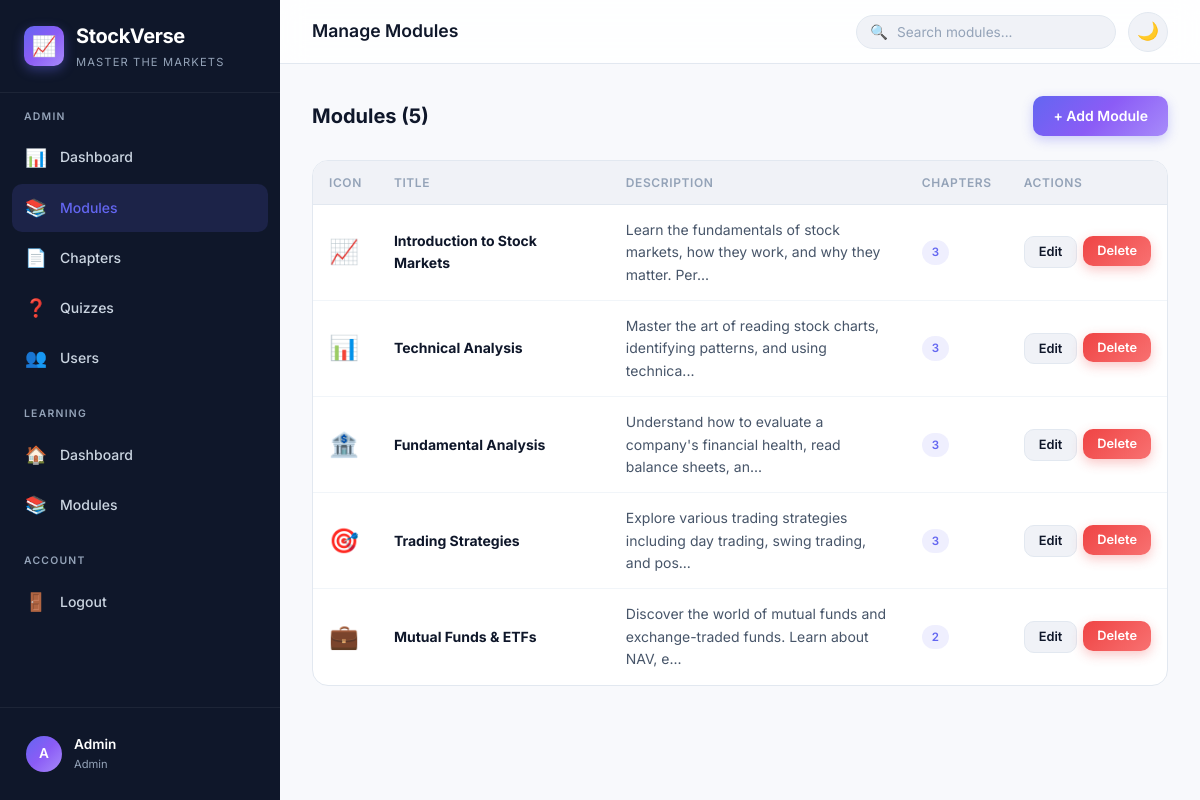
/admin/modules.php (signed in), run on the app's committed database.
### tables this page shows
CREATE TABLE IF NOT EXISTS modules (
    id INT AUTO_INCREMENT PRIMARY KEY,
    title VARCHAR(200) NOT NULL,
    description TEXT,
    icon VARCHAR(50) DEFAULT '📊',
    created_at TIMESTAMP DEFAULT CURRENT_TIMESTAMP
);

### includes/auth.php (called while the page is built, shortened)
<?php
function e(?string $value): string {
    return htmlspecialchars($value ?? '', ENT_QUOTES, 'UTF-8');
}

### admin/modules.php (the view, shortened to what this page needs)
<?php
require_once INCLUDES_PATH . '/auth.php';
$db = getDB();
$modules = $db->query('SELECT m.*, COUNT(c.id) as chapter_count FROM modules m LEFT JOIN chapters c ON c.module_id = m.id GROUP BY m.id ORDER BY m.id')->fetchAll();
require_once INCLUDES_PATH . '/header.php';
?>
<div class="section-header">
    <h2>Modules (<?= count($modules) ?>)</h2>
    <button class="btn btn-primary" data-modal-open="moduleModal" onclick="document.getElementById('moduleForm').reset();document.getElementById('moduleFormAction').value='create';document.getElementById('moduleFormId').value='';document.querySelector('#moduleModal .modal-header h3').textContent='Add Module'">
        + Add Module
    </button>
</div>
<?php if (empty($modules)): ?>
    <div class="empty-state">
        <div class="empty-icon">📚</div>
        <h3>No Modules Yet</h3>
        <p>Create your first learning module to get started.</p>
    </div>
<?php else: ?>
<div class="table-container animate-slide-up">
    <table class="data-table">
        <thead><tr><th>Icon</th><th>Title</th><th>Description</th><th>Chapters</th><th>Actions</th></tr></thead>
        <tbody>
            <?php foreach ($modules as $m): ?>
            <tr>
                <td style="font-size:1.5rem"><?= e($m['icon'] ?? '📊') ?></td>
                <td><strong><?= e($m['title']) ?></strong></td>
                <td style="color:var(--text-secondary);max-width:300px"><?= e(substr($m['description'] ?? '', 0, 80)) ?>...</td>
                <td><span class="badge badge-primary"><?= $m['chapter_count'] ?></span></td>
                <td>
                    <div class="actions">
                        <button class="btn btn-secondary btn-sm" onclick="editItem('moduleModal',{action:'update',id:'<?= $m['id'] ?>',title:'<?= e(addslashes($m['title'])) ?>',description:'<?= e(addslashes($m['description'] ?? '')) ?>',icon:'<?= e($m['icon'] ?? '📊') ?>'});document.querySelector('#moduleModal .modal-header h3').textContent='Edit Module'">Edit</button>
                        <form method="POST" style="display:inline" onsubmit="return confirm('Delete this module and all its chapters?')">
                            <button type="submit" class="btn btn-danger btn-sm">Delete</button>
                        </form>
                    </div>
                </td>
            </tr>
            <?php endforeach; ?>
        </tbody>
    </table>
</div>
<?php endif; ?>
<?php require_once INCLUDES_PATH . '/footer.php'; ?>

### assets/css/style.css (style rules this page uses)
:root { --bg-primary: #f8f9fc; --bg-secondary: #ffffff; --bg-tertiary: #f0f2f7; --bg-card: #ffffff; --bg-sidebar: #0f172a; --bg-sidebar-hover: #1e293b; --bg-sidebar-active: rgba(99,102,241,0.15); --text-primary: #0f172a; --text-secondary: #475569; --text-tertiary: #94a3b8; --text-sidebar: #cbd5e1; --text-sidebar-active: #fff; --text-link: #6366f1; --border-color: #e2e8f0; --border-light: #f1f5f9; --accent-primary: #6366f1; --accent-primary-hover: #5558e6; --accent-primary-light: rgba(99,102,241,0.1); --accent-secondary: #06b6d4; --accent-success: #10b981; --accent-success-light: rgba(16,185,129,0.1); --accent-warning: #f59e0b; --accent-warning-light: rgba(245,158,11,0.1); --accent-danger: #ef4444; --accent-danger-light: rgba(239,68,68,0.1); --gradient-primary: linear-gradient(135deg,#6366f1 0%,#8b5cf6 50%,#a78bfa 100%); --gradient-hero: linear-gradient(135deg,#0f172a 0%,#1e293b 50%,#334155 100%); --gradient-card-1: linear-gradient(135deg,#6366f1,#8b5cf6); --gradient-card-2: linear-gradient(135deg,#06b6d4,#22d3ee); --gradient-card-3: linear-gradient(135deg,#10b981,#34d399); --gradient-card-4: linear-gradient(135deg,#f59e0b,#fbbf24); --shadow-sm: 0 1px 2px rgba(0,0,0,0.04); --shadow-md: 0 4px 6px -1px rgba(0,0,0,0.07),0 2px 4px -2px rgba(0,0,0,0.05); --shadow-lg: 0 10px 15px -3px rgba(0,0,0,0.08),0 4px 6px -4px rgba(0,0,0,0.04); --shadow-xl: 0 20px 25px -5px rgba(0,0,0,0.08),0 8px 10px -6px rgba(0,0,0,0.04); --sidebar-width: 280px; --header-height: 64px; --radius-sm: 6px; --radius-md: 10px; --radius-lg: 16px; --radius-xl: 24px; --radius-full: 9999px; --transition-fast: 150ms ease; --transition-base: 250ms ease; --transition-slow: 350ms ease; }
*,*::before,*::after { margin:0;padding:0;box-sizing:border-box }
html { scroll-behavior:smooth;font-size:16px }
body { font-family:'Inter',-apple-system,system-ui,sans-serif;background:var(--bg-primary);color:var(--text-primary);line-height:1.6;-webkit-font-smoothing:antialiased;transition:background var(--transition-base),color var(--transition-base) }

### assets/css/components.css (style rules this page uses)
.section-header { display:flex;align-items:center;justify-content:space-between;margin-bottom:24px }
.section-header h2 { font-size:1.25rem;font-weight:700;color:var(--text-primary) }
.btn { display:inline-flex;align-items:center;justify-content:center;gap:8px;padding:10px 20px;border-radius:var(--radius-md);font-size:0.875rem;font-weight:600;font-family:'Inter',sans-serif;cursor:pointer;border:none;transition:all var(--transition-fast);text-decoration:none;line-height:1.4 }
.btn-primary { background:var(--gradient-primary);color:#fff;box-shadow:0 4px 12px rgba(99,102,241,0.3) }
.btn-secondary { background:var(--bg-tertiary);color:var(--text-primary);border:1px solid var(--border-color) }
.btn-danger { background:linear-gradient(135deg,#ef4444,#f87171);color:#fff;box-shadow:0 4px 12px rgba(239,68,68,0.3) }
.btn-sm { padding:6px 14px;font-size:0.8rem }
.table-container { background:var(--bg-card);border:1px solid var(--border-color);border-radius:var(--radius-lg);overflow:hidden }
.data-table { width:100%;border-collapse:collapse }
.data-table th { background:var(--bg-tertiary);padding:12px 16px;font-size:0.75rem;font-weight:600;text-transform:uppercase;letter-spacing:0.05em;color:var(--text-tertiary);text-align:left;border-bottom:1px solid var(--border-color) }
.data-table td { padding:14px 16px;font-size:0.875rem;color:var(--text-primary);border-bottom:1px solid var(--border-light) }
.data-table tr:last-child td { border-bottom:none }
.data-table .actions { display:flex;gap:6px }
.badge { display:inline-flex;align-items:center;padding:3px 10px;border-radius:var(--radius-full);font-size:0.72rem;font-weight:600 }
.badge-primary { background:var(--accent-primary-light);color:var(--accent-primary) }

### assets/css/pages.css (style rules this page uses)
.animate-slide-up { animation:slideUp 0.5s ease }

### data on the page
modules: icon "📈", title "Introduction to Stock Markets", description "Learn the fundamentals of stock markets, how they work, and why they matter. Per", chapter_count "3"
modules: icon "📊", title "Technical Analysis", description "Master the art of reading stock charts, identifying patterns, and using technica", chapter_count "3"
modules: icon "🏦", title "Fundamental Analysis", description "Understand how to evaluate a company's financial health, read balance sheets, an", chapter_count "3"
modules: icon "🎯", title "Trading Strategies", description "Explore various trading strategies including day trading, swing trading, and pos", chapter_count "3"
modules: icon "💼", title "Mutual Funds & ETFs", description "Discover the world of mutual funds and exchange-traded funds. Learn about NAV, e", chapter_count "2"

### other printed values
APP_NAME "StockVerse"
APP_TAGLINE "MASTER THE MARKETS"
$initials "A"
$user['name'] "Admin"
$user['role'] "Admin"
$pageTitle "Manage Modules"
count($modules) "5"
